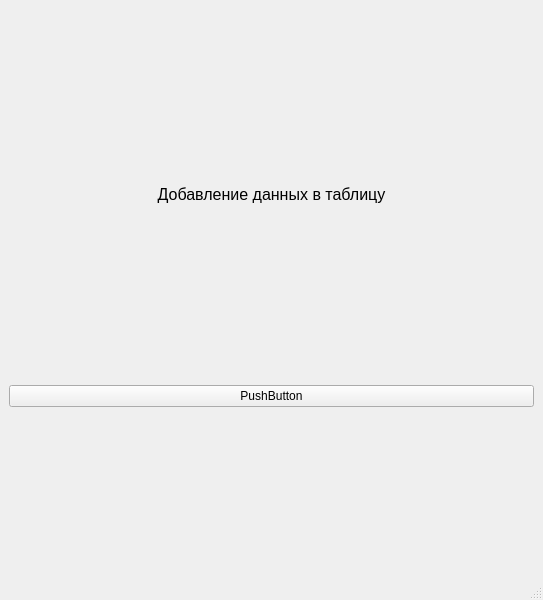
<?xml version="1.0" encoding="UTF-8"?>
<ui version="4.0">
 <class>MainWindow</class>
 <widget class="QMainWindow" name="MainWindow">
  <property name="geometry">
   <rect>
    <x>0</x>
    <y>0</y>
    <width>543</width>
    <height>600</height>
   </rect>
  </property>
  <property name="windowTitle">
   <string>MainWindow</string>
  </property>
  <widget class="QWidget" name="centralwidget">
   <layout class="QVBoxLayout" name="verticalLayout">
    <item>
     <widget class="QLabel" name="label">
      <property name="enabled">
       <bool>true</bool>
      </property>
      <property name="sizePolicy">
       <sizepolicy hsizetype="Minimum" vsizetype="Fixed">
        <horstretch>0</horstretch>
        <verstretch>0</verstretch>
       </sizepolicy>
      </property>
      <property name="minimumSize">
       <size>
        <width>0</width>
        <height>50</height>
       </size>
      </property>
      <property name="font">
       <font>
        <pointsize>12</pointsize>
       </font>
      </property>
      <property name="layoutDirection">
       <enum>Qt::LeftToRight</enum>
      </property>
      <property name="text">
       <string>Добавление данных в таблицу</string>
      </property>
      <property name="textFormat">
       <enum>Qt::AutoText</enum>
      </property>
      <property name="alignment">
       <set>Qt::AlignCenter</set>
      </property>
     </widget>
    </item>
    <item>
     <layout class="QGridLayout" name="gridLayout"/>
    </item>
    <item>
     <widget class="QPushButton" name="pushButton">
      <property name="text">
       <string>PushButton</string>
      </property>
     </widget>
    </item>
   </layout>
  </widget>
  <widget class="QMenuBar" name="menubar">
   <property name="geometry">
    <rect>
     <x>0</x>
     <y>0</y>
     <width>543</width>
     <height>21</height>
    </rect>
   </property>
  </widget>
  <widget class="QStatusBar" name="statusbar"/>
 </widget>
 <resources/>
 <connections/>
</ui>
